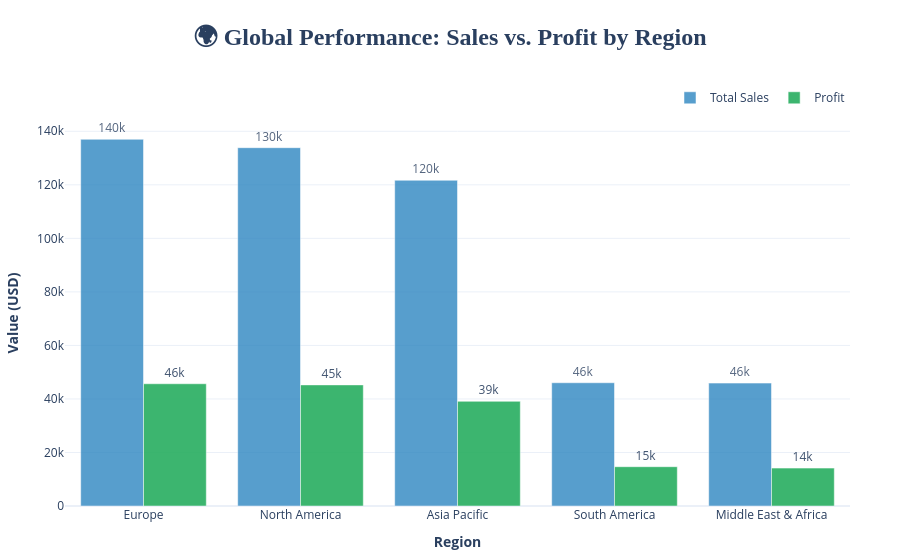

Source (notebook cell):
### Code cell
import plotly.graph_objects as go

# 1. Preparing the data
region_summary = df.groupby('Region').agg({
    'Total_Sales': 'sum',
    'Profit': 'sum'
}).sort_values(by='Total_Sales', ascending=False).reset_index()

# 2. Creating a "Beautiful" Figure
fig = go.Figure()

# Add Sales Bar (Deep Blue)
fig.add_trace(go.Bar(
    x=region_summary['Region'],
    y=region_summary['Total_Sales'],
    name='Total Sales',
    marker_color='#2E86C1',  # Professional Blue
    opacity=0.8,
    text=region_summary['Total_Sales'],
    texttemplate='%{text:.2s}', # Displays in 'k' or 'M' format
    textposition='outside'
))

# Add Profit Bar (Emerald Green)
fig.add_trace(go.Bar(
    x=region_summary['Region'],
    y=region_summary['Profit'],
    name='Profit',
    marker_color='#27AE60',  # Success Green
    opacity=0.9,
    text=region_summary['Profit'],
    texttemplate='%{text:.2s}',
    textposition='outside'
))

# 3. Styling the Layout for Maximum Visual Appeal
fig.update_layout(
    title={
        'text': "<b>🌍 Global Performance: Sales vs. Profit by Region</b>",
        'y': 0.95,
        'x': 0.5,
        'xanchor': 'center',
        'yanchor': 'top',
        'font': {'size': 24, 'family': 'Arial Black'}
    },
    xaxis_title="<b>Region</b>",
    yaxis_title="<b>Value (USD)</b>",
    barmode='group',          # Places bars side-by-side
    template='plotly_white',  # Clean white background
    bargap=0.2,               # Gap between bars of different groups
    legend=dict(
        orientation="h",
        yanchor="bottom",
        y=1.02,
        xanchor="right",
        x=1,
        bgcolor="rgba(255, 255, 255, 0.5)"
    ),
    margin=dict(l=50, r=50, t=120, b=50),
    hovermode="x unified"      # Shows both values on a single hover popup
)

# Render the plot
fig.show()

### Figure 1 — Plotly figure (JSON) as saved in the notebook; plotly's stock layout.template omitted (floating-point values rounded to 4 significant figures)
{"data": [{"marker": {"color": "#2E86C1"}, "name": "Total Sales", "opacity": 0.8, "text": [137000.0, 133900.0, 121700.0, 46050.0, 45920.0], "textposition": "outside", "texttemplate": "%{text:.2s}", "type": "bar", "x": ["Europe", "North America", "Asia Pacific", "South America", "Middle East & Africa"], "y": [137000.0, 133900.0, 121700.0, 46050.0, 45920.0]}, {"marker": {"color": "#27AE60"}, "name": "Profit", "opacity": 0.9, "text": [45670.0, 45250.0, 39120.0, 14680.0, 14150.0], "textposition": "outside", "texttemplate": "%{text:.2s}", "type": "bar", "x": ["Europe", "North America", "Asia Pacific", "South America", "Middle East & Africa"], "y": [45670.0, 45250.0, 39120.0, 14680.0, 14150.0]}], "layout": {"bargap": 0.2, "barmode": "group", "hovermode": "x unified", "legend": {"bgcolor": "rgba(255, 255, 255, 0.5)", "orientation": "h", "x": 1, "xanchor": "right", "y": 1.02, "yanchor": "bottom"}, "margin": {"b": 50, "l": 50, "r": 50, "t": 120}, "title": {"font": {"family": "Arial Black", "size": 24}, "text": "<b>🌍 Global Performance: Sales vs. Profit by Region</b>", "x": 0.5, "xanchor": "center", "y": 0.95, "yanchor": "top"}, "xaxis": {"title": {"text": "<b>Region</b>"}}, "yaxis": {"title": {"text": "<b>Value (USD)</b>"}}}}
